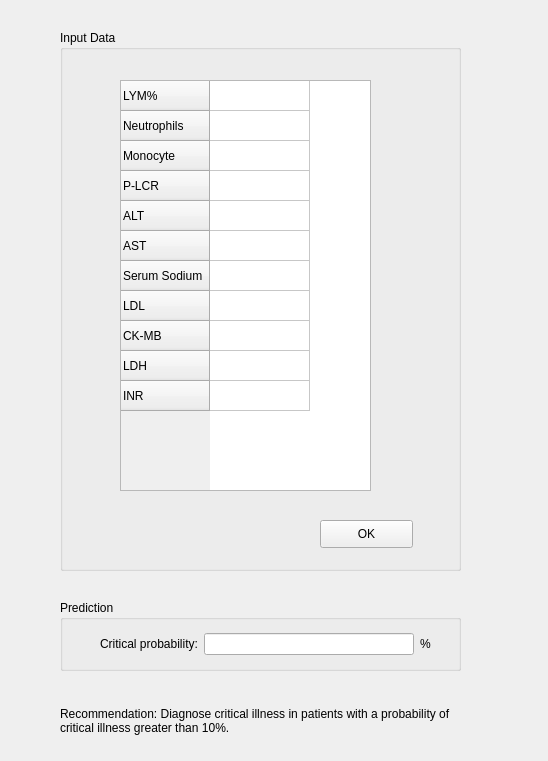
<?xml version="1.0" encoding="UTF-8"?>
<ui version="4.0">
 <class>Form</class>
 <widget class="QWidget" name="Form">
  <property name="geometry">
   <rect>
    <x>0</x>
    <y>0</y>
    <width>548</width>
    <height>761</height>
   </rect>
  </property>
  <property name="sizePolicy">
   <sizepolicy hsizetype="Expanding" vsizetype="Preferred">
    <horstretch>0</horstretch>
    <verstretch>0</verstretch>
   </sizepolicy>
  </property>
  <property name="font">
   <font>
    <family>Microsoft YaHei UI</family>
   </font>
  </property>
  <property name="windowTitle">
   <string>Early triage system of mushroom poisoning patients</string>
  </property>
  <widget class="QGroupBox" name="groupBox_data">
   <property name="geometry">
    <rect>
     <x>60</x>
     <y>30</y>
     <width>401</width>
     <height>541</height>
    </rect>
   </property>
   <property name="font">
    <font>
     <family>Microsoft YaHei UI</family>
     <pointsize>9</pointsize>
     <weight>50</weight>
     <bold>false</bold>
    </font>
   </property>
   <property name="title">
    <string>Input Data</string>
   </property>
   <widget class="QPushButton" name="pushButton">
    <property name="geometry">
     <rect>
      <x>260</x>
      <y>490</y>
      <width>93</width>
      <height>28</height>
     </rect>
    </property>
    <property name="font">
     <font>
      <family>Microsoft YaHei UI</family>
      <pointsize>9</pointsize>
      <weight>50</weight>
      <bold>false</bold>
     </font>
    </property>
    <property name="text">
     <string>OK</string>
    </property>
   </widget>
   <widget class="QTableWidget" name="tableWidget_content">
    <property name="geometry">
     <rect>
      <x>60</x>
      <y>50</y>
      <width>251</width>
      <height>411</height>
     </rect>
    </property>
    <property name="font">
     <font>
      <family>Microsoft YaHei UI</family>
      <pointsize>9</pointsize>
      <weight>50</weight>
      <bold>false</bold>
     </font>
    </property>
    <attribute name="horizontalHeaderVisible">
     <bool>false</bool>
    </attribute>
    <attribute name="verticalHeaderVisible">
     <bool>true</bool>
    </attribute>
    <row>
     <property name="text">
      <string>LYM%</string>
     </property>
    </row>
    <row>
     <property name="text">
      <string>Neutrophils</string>
     </property>
    </row>
    <row>
     <property name="text">
      <string>Monocyte</string>
     </property>
    </row>
    <row>
     <property name="text">
      <string>P-LCR</string>
     </property>
    </row>
    <row>
     <property name="text">
      <string>ALT</string>
     </property>
    </row>
    <row>
     <property name="text">
      <string>AST</string>
     </property>
    </row>
    <row>
     <property name="text">
      <string>Serum Sodium</string>
     </property>
    </row>
    <row>
     <property name="text">
      <string>LDL</string>
     </property>
    </row>
    <row>
     <property name="text">
      <string>CK-MB</string>
     </property>
    </row>
    <row>
     <property name="text">
      <string>LDH</string>
     </property>
    </row>
    <row>
     <property name="text">
      <string>INR</string>
     </property>
    </row>
    <column>
     <property name="text">
      <string/>
     </property>
    </column>
   </widget>
  </widget>
  <widget class="QGroupBox" name="groupBox">
   <property name="geometry">
    <rect>
     <x>60</x>
     <y>600</y>
     <width>401</width>
     <height>71</height>
    </rect>
   </property>
   <property name="font">
    <font>
     <family>Microsoft YaHei UI</family>
     <pointsize>9</pointsize>
     <weight>50</weight>
     <bold>false</bold>
    </font>
   </property>
   <property name="title">
    <string>Prediction</string>
   </property>
   <widget class="QWidget" name="layoutWidget">
    <property name="geometry">
     <rect>
      <x>40</x>
      <y>30</y>
      <width>331</width>
      <height>28</height>
     </rect>
    </property>
    <layout class="QHBoxLayout" name="horizontalLayout">
     <item>
      <widget class="QLabel" name="label">
       <property name="text">
        <string>Critical probability:</string>
       </property>
      </widget>
     </item>
     <item>
      <widget class="QLineEdit" name="lineEdit_critical">
       <property name="enabled">
        <bool>true</bool>
       </property>
       <property name="readOnly">
        <bool>true</bool>
       </property>
      </widget>
     </item>
     <item>
      <widget class="QLabel" name="label_5">
       <property name="text">
        <string>%</string>
       </property>
      </widget>
     </item>
    </layout>
   </widget>
  </widget>
  <widget class="QLabel" name="label_2">
   <property name="geometry">
    <rect>
     <x>60</x>
     <y>690</y>
     <width>401</width>
     <height>61</height>
    </rect>
   </property>
   <property name="sizePolicy">
    <sizepolicy hsizetype="Preferred" vsizetype="Preferred">
     <horstretch>0</horstretch>
     <verstretch>0</verstretch>
    </sizepolicy>
   </property>
   <property name="text">
    <string>Recommendation: Diagnose critical illness in patients with a probability of critical illness greater than 10%.</string>
   </property>
   <property name="wordWrap">
    <bool>true</bool>
   </property>
  </widget>
 </widget>
 <resources/>
 <connections/>
</ui>
